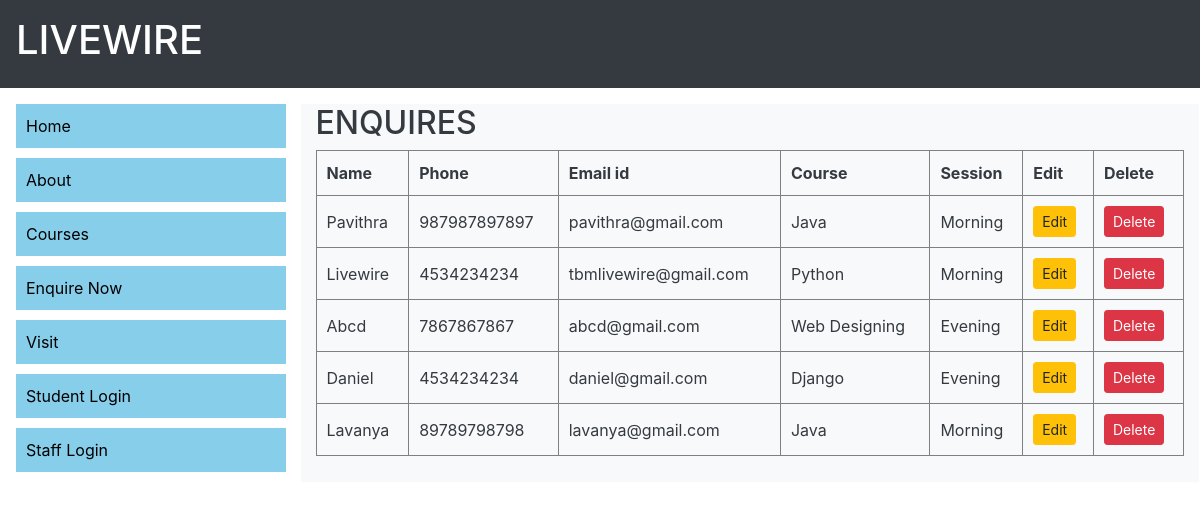
The page /profile/view/ (signed in) on the database its author committed.
### myapp/models.py (models this page shows)
class Enquiry(models.Model):
    name = models.CharField(max_length=30,verbose_name='Enter Name',help_text='Name should be within 30 letters')
    phone = models.IntegerField(verbose_name='Phone Number',help_text='Phone Number should contain 10 digits')
    email = models.EmailField(verbose_name='Email id')
    course = models.CharField(max_length=20,
                              choices=[('Python','Python3'),
                                       ('Java','Java 8'),
                                       ('Web Designing','Web Designing'),
                                       ('Django','Django'),
                                       ('Full Stack','Full Stack')])
    session = models.CharField(max_length=10,choices=[('Morning','Morning'),
                                                      ('Evening','Evening')],
                               default='Morning')
    date = models.DateTimeField(default=datetime.now())

### myapp/views.py (the view)
# urls.py: path('profile/view/',enquiries,name='viewenq'),
@login_required()
def enquiries(request):
    data = Enquiry.objects.all()
    return render(request,'enquiries.html',{'enq':data})

### templates/enquiries.html
{%extends 'base.html'%}
{%block content%}
    <h2>ENQUIRES</h2>
    <table border="" width="100%">
        <tr>
            <th>Name</th>
            <th>Phone</th>
            <th>Email id</th>
            <th>Course</th>
            <th>Session</th>
            <th>Edit</th>
            <th>Delete</th>
        </tr>
        {%for a in enq%}
            <tr>
                <td>{{a.name}}</td>
                <td>{{a.phone}}</td>
                <td>{{a.email}}</td>
                <td>{{a.course}}</td>
                <td>{{a.session}}</td>
                <td><a href="edit/{{a.id}}/" class="btn btn-warning btn-sm">Edit</a></td>
                <td><a href="delete/{{a.id}}/" class="btn btn-danger btn-sm">Delete</a></td>
            </tr>
        {%endfor%}
    </table>
{%endblock%}

### templates/base.html (shortened to what this page needs)
<!DOCTYPE html>
<html lang="en">
<head>
    <link rel="stylesheet" href="https://cdn.jsdelivr.net/npm/bootstrap@4.6.2/dist/css/bootstrap.min.css">
</head>
<body>
    <div class="container-fluid p-3 bg-dark text-white">
        <h1>LIVEWIRE</h1>
    </div>
    <div class="container-fluid p-3">
        <div class="row">
            <div class="col-xl-3 links">
                <a href="/">Home</a>
                <a href="/about">About</a>
                <a href="/course">Courses</a>
                <a href="/enquiry">Enquire Now</a>
                <a href="">Visit</a>
                <a href="">Student Login</a>
                <a href="/login">Staff Login</a>
            </div>
            <div class="col-xl-9 bg-light text-dark table-responsive">
                {%block content%}{%endblock%}
            </div>
        </div>
    </div>
</body>
</html>

### templates/base.html (style rules this page uses)
.links a { background-color:skyblue; color:black; display:block; padding:10px; margin-bottom:10px; }
td,th { padding:10px; }

### rows shown on the page
Enquiry: name "Pavithra", phone "987987897897", email "pavithra@gmail.com", course "Java", session "Morning"
Enquiry: name "Livewire", phone "4534234234", email "tbmlivewire@gmail.com", course "Python", session "Morning"
Enquiry: name "Abcd", phone "7867867867", email "abcd@gmail.com", course "Web Designing", session "Evening"
Enquiry: name "Daniel", phone "4534234234", email "daniel@gmail.com", course "Django", session "Evening"
Enquiry: name "Lavanya", phone "89789798798", email "lavanya@gmail.com", course "Java", session "Morning"
